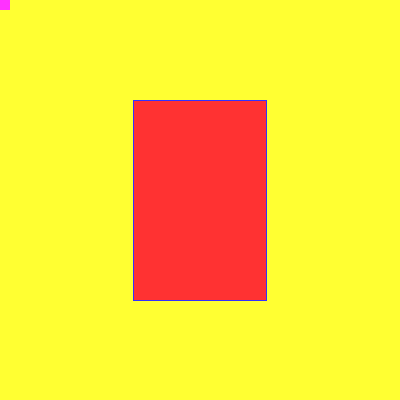
Frame 1 (no input)
Frame 60 (the mouse pressed at the canvas centre just before this capture): identical to frame 1, image omitted
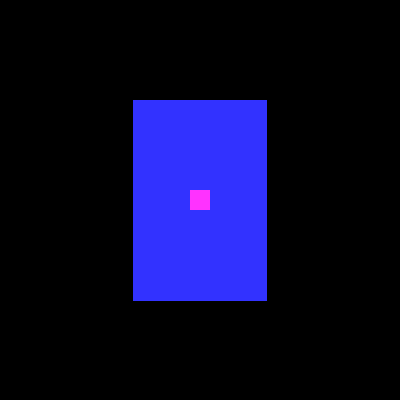
Frame 120 (the mouse held since frame 60 and released just before this capture)

The Processing sketch that drew these frames (run headless with seeded random() and noise(); from frame 60 on, the mouse is pressed at the canvas centre):

// Processing sketch: sketch_05_if_else_04
// ── sketch_05_if_else_04.pde
// 05 if / else

color red;
color blue;
color green;
color yellow;
color black;
color purple;

void setup() {
  size(400, 400);
  
  red = color(255,50,50);
  blue = color(50,50,255);
  green = color(50,255,50);
  yellow = color(255,255,50);
  black = color(0,0,0);
  purple = color(255,50,255);
  
  rectMode(CENTER);
  background(200);
}

void draw() {
  color bgColor = yellow;
  color fillColor = red;
  if (mouseX > width/3 && mouseX < 2*width/3 && 
      mouseY > height/4 && mouseY < 3*height/4 ) {
    //println("inside");
    bgColor = green;
    fillColor = blue;
  } else {
    //println("outside", mouseY, height*0.75);
    bgColor = yellow;
    fillColor = red;
  }
  if (mousePressed) {
    bgColor = black;
  }
  background(bgColor);
  fill(fillColor);
  stroke(blue);
  rect(width/2,height/2, width/3, 2*height/4);
  
  fill(purple);
  noStroke();
  rect(mouseX, mouseY, 20, 20);
}
